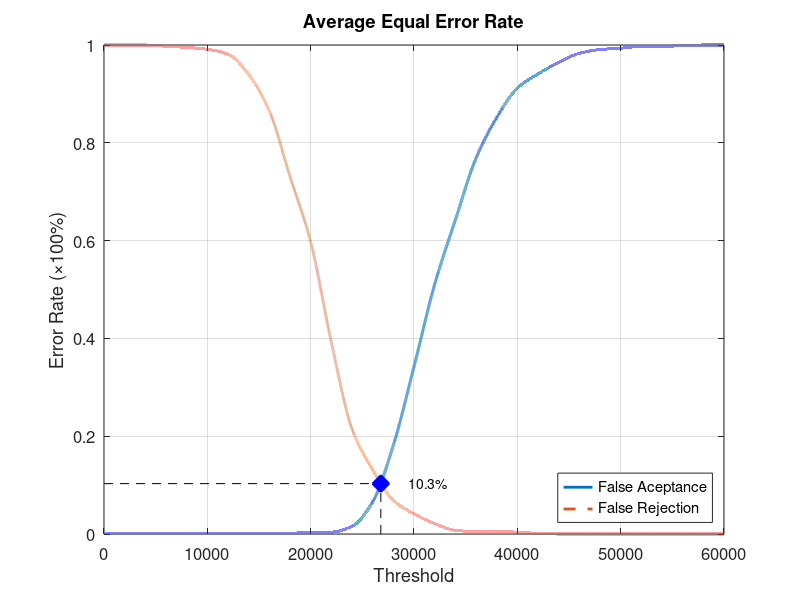
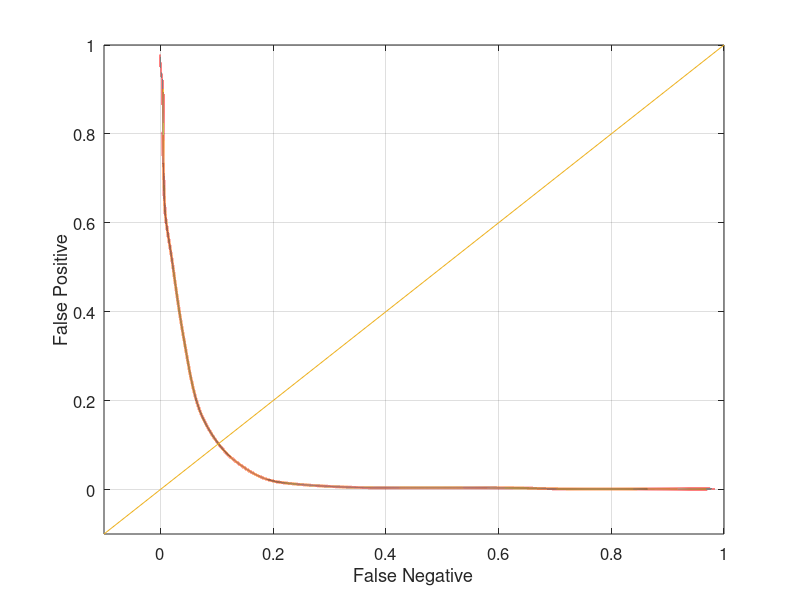

These charts were generated, in order, by the following MATLAB code:
function yEER = Experiment1Average
close all;
clear;
clc;
x = 0:2000:60000;
xq = 0:0.5:60000;

y0 = [0 0.00131579 0.00131579 0.00131579 0.00131579 0.00131579 0.00131579 0.00131579 0.00131579 0.00131579 0.00394737 0.00394737 0.0157895 0.0657895 0.181579 0.342105 0.510526 0.642105 0.768421 0.851316 0.911842 0.940789 0.964474 0.982895 0.990789 0.993421 0.997368 0.997368 0.998684 1 1];
yy0 = interp1(x, y0, xq, 'pchip');
y1 = [1 1 1 0.9975 0.995 0.99125 0.98125 0.94 0.865 0.73125 0.5975 0.3925 0.215 0.13125 0.06875 0.04125 0.02125 0.0075 0.005 0.005 0.00375 0.00125 0 0 0 0 0 0 0 0 0];
yy1 = interp1(x, y1, xq, 'pchip');

% Calculating EER: 
y2 = abs(y0 - y1);
find(y2 == min(y2))
yy2 = abs(yy0 - yy1);
xEER = find(yy2 == min(yy2));
xEERIndex = xq(xEER) % X-axis EER
yEER = yy0(xEER) % Y-axis EER

main = figure
plot(xq, yy0,'-','LineWidth', 2);	hold on
plot(xq, yy1,'--','LineWidth', 2);	hold on
plot([xEERIndex xEERIndex], [0 yEER], 'k--');	hold on
plot([0 xEERIndex], [yEER yEER], 'k--');	hold on
plot(xEERIndex, yEER, 'bx', 'LineWidth', 10);	hold on
text(xEERIndex + 10 * xEERIndex / 100, yEER, [num2str(round((10000 * yEER)) / 100) '%'])
legend('False Aceptance', 'False Rejection', 'Location', 'SouthEast')
xlabel('Threshold')
ylabel('Error Rate (\times100%)')
title('Average Equal Error Rate')
set(gca, 'FontSize', 12)
axis([0 60000 0 1])
grid on

print(main, 'Experiment1AverageMain', '-dpng');
FNRxFPR = figure('Color', [1 1 1]);
plot(yy1, yy0, '-', yy1, yy0, 'LineWidth', 2);
hold on
y = -0.1:0.1:1
plot(y, y); 
set(gca, 'FontSize', 12)
xlabel('False Negative')
ylabel('False Positive')
axis([-0.1 1 -0.1 1])
set(gca, 'FontSize', 12)
grid on

print(FNRxFPR, 'Experiment1AverageFNRxFPR','-dpng');
end
